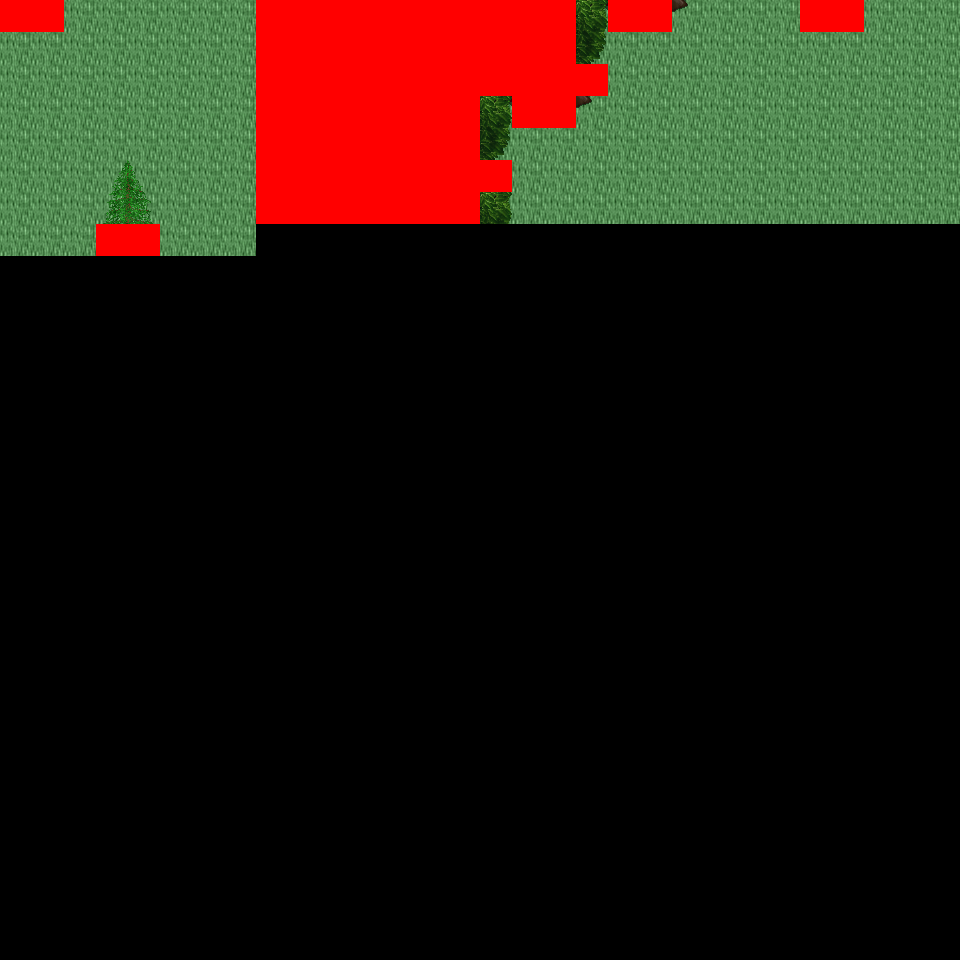

A level layout from a 2D game, rendered from its tile map. Below: a short description, then the map file with tile-grid data replaced by summaries:
An orthogonal 30x30 tile map with 32x32 px tiles, 6 tile layers (Ground, Object, Object2, Above, ...), 42 tilesets and 5 objects (5x mapExit).

<map version="1.0" orientation="orthogonal" renderorder="right-down" width="30" height="30" tilewidth="32" tileheight="32" nextobjectid="6">
  <tileset firstgid="1" name="tileset_logic_collision" tilewidth="32" tileheight="32" tilecount="1" columns="1">
    <image source="../drawable/tileset_logic_collision.png" width="32" height="32" />
  </tileset>
  <tileset firstgid="2" name="tileset_building_decoration_orbpedestal" tilewidth="32" tileheight="32" tilecount="2" columns="1">
    <image source="../drawable/tileset_building_decoration_orbpedestal.png" width="32" height="64" />
  </tileset>
  <tileset firstgid="4" name="tileset_building_decoration_block" tilewidth="32" tileheight="32" tilecount="2" columns="2">
    <image source="../drawable/tileset_building_decoration_block.png" width="64" height="32" />
  </tileset>
  <tileset firstgid="6" name="tileset_building_decoration_chimney" tilewidth="32" tileheight="32" tilecount="2" columns="1">
    <image source="../drawable/tileset_building_decoration_chimney.png" width="32" height="64" />
  </tileset>
  <tileset firstgid="8" name="tileset_building_fence_fence_chunky" tilewidth="32" tileheight="32" tilecount="21" columns="3">
    <image source="../drawable/tileset_building_fence_fence_chunky.png" width="96" height="224" />
  </tileset>
  <tileset firstgid="29" name="tileset_ground_cobbled_paving" tilewidth="32" tileheight="32" tilecount="1" columns="1">
    <image source="../drawable/tileset_ground_cobbled_paving.png" width="32" height="32" />
  </tileset>
  <tileset firstgid="30" name="tileset_ground_gravel" tilewidth="32" tileheight="32" tilecount="1" columns="1">
    <image source="../drawable/tileset_ground_gravel.png" width="32" height="32" />
  </tileset>
  <tileset firstgid="31" name="tileset_ground_stone_floors" tilewidth="32" tileheight="32" tilecount="6" columns="3">
    <image source="../drawable/tileset_ground_stone_floors.png" width="96" height="64" />
  </tileset>
  <tileset firstgid="37" name="tileset_ground_ground" tilewidth="32" tileheight="32" tilecount="33" columns="3">
    <image source="../drawable/tileset_ground_ground.png" width="96" height="352" />
  </tileset>
  <tileset firstgid="70" name="tileset_plant_bush_hedge" tilewidth="32" tileheight="32" tilecount="35" columns="5">
    <image source="../drawable/tileset_plant_bush_hedge.png" width="160" height="224" />
  </tileset>
  <tileset firstgid="105" name="tileset_plant_bush_various_small" tilewidth="32" tileheight="32" tilecount="9" columns="3">
    <image source="../drawable/tileset_plant_bush_various_small.png" width="96" height="96" />
  </tileset>
  <tileset firstgid="114" name="tileset_plant_flower_daisy_blue" tilewidth="32" tileheight="32" tilecount="8" columns="2">
    <image source="../drawable/tileset_plant_flower_daisy_blue.png" width="64" height="128" />
  </tileset>
  <tileset firstgid="122" name="tileset_plant_flower_daisy_red" tilewidth="32" tileheight="32" tilecount="8" columns="2">
    <image source="../drawable/tileset_plant_flower_daisy_red.png" width="64" height="128" />
  </tileset>
  <tileset firstgid="130" name="tileset_plant_flower_daisy_white" tilewidth="32" tileheight="32" tilecount="8" columns="2">
    <image source="../drawable/tileset_plant_flower_daisy_white.png" width="64" height="128" />
  </tileset>
  <tileset firstgid="138" name="tileset_plant_flower_daisy_yellow" tilewidth="32" tileheight="32" tilecount="8" columns="2">
    <image source="../drawable/tileset_plant_flower_daisy_yellow.png" width="64" height="128" />
  </tileset>
  <tileset firstgid="146" name="tileset_plant_vine_plait" tilewidth="32" tileheight="32" tilecount="9" columns="3">
    <image source="../drawable/tileset_plant_vine_plait.png" width="96" height="96" />
  </tileset>
  <tileset firstgid="155" name="tileset_furniture_light_iron_lamp" tilewidth="32" tileheight="32" tilecount="3" columns="1">
    <image source="../drawable/tileset_furniture_light_iron_lamp.png" width="32" height="96" />
  </tileset>
  <tileset firstgid="158" name="tileset_furniture_light_flames" tilewidth="32" tileheight="32" tilecount="6" columns="6">
    <image source="../drawable/tileset_furniture_light_flames.png" width="192" height="32" />
  </tileset>
  <tileset firstgid="164" name="tileset_ground_grass_corners" tilewidth="32" tileheight="32" tilecount="24" columns="6">
    <image source="../drawable/tileset_ground_grass_corners.png" width="192" height="128" />
  </tileset>
  <tileset firstgid="188" name="tileset_ground_grass_edges" tilewidth="32" tileheight="32" tilecount="36" columns="12">
    <image source="../drawable/tileset_ground_grass_edges.png" width="384" height="96" />
  </tileset>
  <tileset firstgid="224" name="tileset_plant_tree_tree_golden_large" tilewidth="32" tileheight="32" tilecount="24" columns="4">
    <image source="../drawable/tileset_plant_tree_tree_golden_large.png" width="128" height="192" />
  </tileset>
  <tileset firstgid="248" name="tileset_ground_water_dungeon_water" tilewidth="32" tileheight="32" tilecount="30" columns="3">
    <image source="../drawable/tileset_ground_water_dungeon_water.png" width="96" height="320" />
  </tileset>
  <tileset firstgid="278" name="tileset_plant_indoor_pot_plant_1" tilewidth="32" tileheight="32" tilecount="12" columns="6">
    <image source="../drawable/tileset_plant_indoor_pot_plant_1.png" width="192" height="64" />
  </tileset>
  <tileset firstgid="290" name="tileset_logic_creature_human_imperial" tilewidth="32" tileheight="32" tilecount="16" columns="8">
    <image source="../drawable/tileset_logic_creature_human_imperial.png" width="256" height="64" />
  </tileset>
  <tileset firstgid="306" name="tileset_item_statue_metal_and_stone" tilewidth="32" tileheight="32" tilecount="6" columns="3">
    <image source="../drawable/tileset_item_statue_metal_and_stone.png" width="96" height="64" />
  </tileset>
  <tileset firstgid="312" name="tileset_item_statue_grey_stone" tilewidth="32" tileheight="32" tilecount="4" columns="2">
    <image source="../drawable/tileset_item_statue_grey_stone.png" width="64" height="64" />
  </tileset>
  <tileset firstgid="316" name="tileset_building_castle" tilewidth="32" tileheight="32" tilecount="320" columns="20">
    <image source="../drawable/tileset_building_castle.png" width="640" height="512" />
  </tileset>
  <tileset firstgid="636" name="tileset_building_church" tilewidth="32" tileheight="32" tilecount="56" columns="8">
    <image source="../drawable/tileset_building_church.png" width="256" height="224" />
  </tileset>
  <tileset firstgid="692" name="tileset_item_pot_pot_golden" tilewidth="32" tileheight="32" tilecount="4" columns="4">
    <image source="../drawable/tileset_item_pot_pot_golden.png" width="128" height="32" />
  </tileset>
  <tileset firstgid="696" name="tileset_furniture_table_bench" tilewidth="32" tileheight="32" tilecount="3" columns="3">
    <image source="../drawable/tileset_furniture_table_bench.png" width="96" height="32" />
  </tileset>
  <tileset firstgid="699" name="tileset_item_statue_green_stone" tilewidth="32" tileheight="32" tilecount="12" columns="4">
    <image source="../drawable/tileset_item_statue_green_stone.png" width="128" height="96" />
  </tileset>
  <tileset firstgid="711" name="tileset_item_statue_green_stone_2" tilewidth="32" tileheight="32" tilecount="6" columns="2">
    <image source="../drawable/tileset_item_statue_green_stone_2.png" width="64" height="96" />
  </tileset>
  <tileset firstgid="717" name="tileset_plant_bush_hosta" tilewidth="32" tileheight="32" tilecount="9" columns="3">
    <image source="../drawable/tileset_plant_bush_hosta.png" width="96" height="96" />
  </tileset>
  <tileset firstgid="726" name="tileset_plant_tree_tree_green" tilewidth="32" tileheight="32" tilecount="88" columns="8">
    <image source="../drawable/tileset_plant_tree_tree_green.png" width="256" height="352" />
  </tileset>
  <tileset firstgid="814" name="tileset_item_banners_flag" tilewidth="32" tileheight="32" tilecount="12" columns="3">
    <image source="../drawable/tileset_item_banners_flag.png" width="96" height="128" />
  </tileset>
  <tileset firstgid="826" name="tileset_furniture_table_long_front_on" tilewidth="32" tileheight="32" tilecount="3" columns="1">
    <image source="../drawable/tileset_furniture_table_long_front_on.png" width="32" height="96" />
  </tileset>
  <tileset firstgid="829" name="tileset_item_flagpole" tilewidth="32" tileheight="32" tilecount="3" columns="1">
    <image source="../drawable/tileset_item_flagpole.png" width="32" height="96" />
  </tileset>
  <tileset firstgid="832" name="tileset_logic_portal" tilewidth="32" tileheight="32" tilecount="24" columns="8">
    <image source="../drawable/tileset_logic_portal.png" width="256" height="96" />
  </tileset>
  <tileset firstgid="856" name="tileset_logic_creature_animal" tilewidth="32" tileheight="32" tilecount="32" columns="8">
    <image source="../drawable/tileset_logic_creature_animal.png" width="256" height="128" />
  </tileset>
  <tileset firstgid="888" name="tileset_plant_tree_spruce" tilewidth="32" tileheight="32" tilecount="6" columns="2">
    <image source="../drawable/tileset_plant_tree_spruce.png" width="64" height="96" />
  </tileset>
  <tileset firstgid="894" name="tileset_light_light_5x5" tilewidth="32" tileheight="32" tilecount="25" columns="5">
    <image source="../drawable/tileset_light_light_5x5.png" width="160" height="160" />
  </tileset>
  <tileset firstgid="919" name="tileset_plant_stump_stump_brown" tilewidth="32" tileheight="32" tilecount="4" columns="2">
    <image source="../drawable/tileset_plant_stump_stump_brown.png" width="64" height="64" />
  </tileset>
  <layer name="Ground" width="30" height="30">
    <data>[900 cells, 218 non-empty, 1 distinct tile ids]</data>
  </layer>
  <layer name="Object" width="30" height="30">
    <data>[900 cells, 25 non-empty, 12 distinct tile ids]</data>
  </layer>
  <layer name="Object2" width="30" height="30">
    <data>[900 cells, 0 non-empty, 0 distinct tile ids]</data>
  </layer>
  <layer name="Above" width="30" height="30">
    <data>[900 cells, 66 non-empty, 19 distinct tile ids]</data>
  </layer>
  <layer name="Above2" width="30" height="30">
    <data>[900 cells, 0 non-empty, 0 distinct tile ids]</data>
  </layer>
  <layer name="Walkable" width="30" height="30">
    <data>[900 cells, 70 non-empty, 1 distinct tile ids]</data>
  </layer>
  <objectgroup name="MapEvents">
    <object id="1" name="north" type="mapExit" x="64" y="0" width="192" height="32">
      <properties>
        <property name="map" value="level_0_x72_y131" />
        <property name="x" value="2" />
        <property name="y" value="28" />
      </properties>
    </object>
    <object id="2" name="north2" type="mapExit" x="576" y="0" width="32" height="32">
      <properties>
        <property name="map" value="level_0_x72_y131" />
        <property name="x" value="18" />
        <property name="y" value="28" />
      </properties>
    </object>
    <object id="3" name="north3" type="mapExit" x="672" y="0" width="128" height="32">
      <properties>
        <property name="map" value="level_0_x72_y131" />
        <property name="x" value="21" />
        <property name="y" value="28" />
      </properties>
    </object>
    <object id="4" name="north4" type="mapExit" x="864" y="0" width="96" height="32">
      <properties>
        <property name="map" value="level_0_x72_y131" />
        <property name="x" value="27" />
        <property name="y" value="28" />
      </properties>
    </object>
    <object id="5" name="west" type="mapExit" x="0" y="32" width="32" height="928">
      <properties>
        <property name="map" value="level_0_x71_y132" />
        <property name="x" value="28" />
        <property name="y" value="1" />
      </properties>
    </object>
  </objectgroup>
</map>
